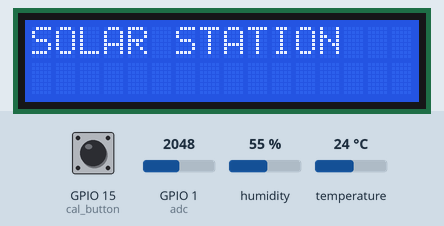
Bench run of a program on a simulated ESP32 board running MicroPython. Parts: 16×2 character LCD. Inputs (shaded band) come from the test bench; at power-on: GPIO 1 (adc) = 2048, GPIO 15 (cal_button) HIGH, humidity 55 %, temperature 24 °C (analog values on the 0–4095 scale). The board's own WiFi access point starts at once; library files of the repository ran but are not shown: i2c_lcd.py; what the program prints to the serial console is not drawn.

Above: at 1.3 s.
At 7.4 s:
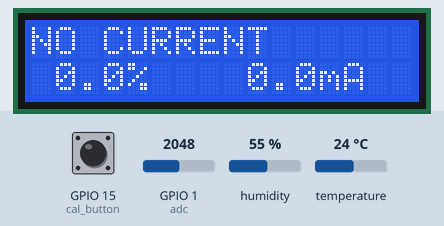
7.5 s: GPIO 1 (adc) set to 2078
At 11.3 s:
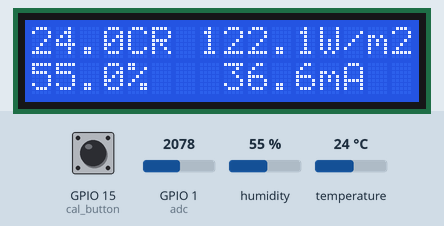
11.7 s: GPIO 1 (adc) set to 0
At 13.31 s:
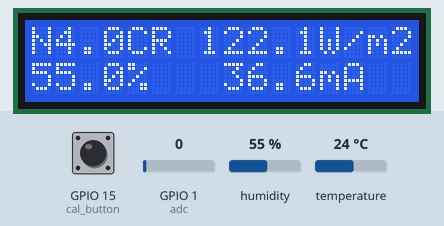
14.9 s: GPIO 15 (cal_button) pulled LOW for 1 s
At 16.0 s:
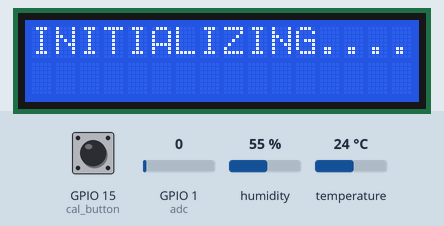
Timing chart, 0 to 17.9 s (numbered marks = the images above; inputs shaded):
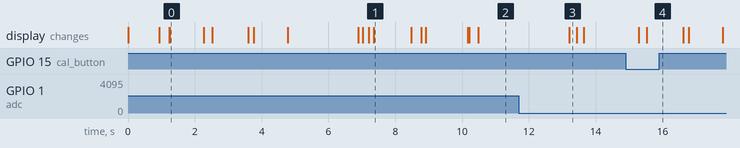

The program:

solar_meter.py
```python
from machine import Pin, ADC
from time import sleep, ticks_ms, ticks_diff
import i2c_lcd
import dht
import json
from wifi_server import WiFiServer

# Constantes como en Arduino original
DECIMAL_PRECISION = 2                    # decimal places for current value
MV_PER_AMP_VALUE = 1000                 # WCS2702 current module for 2.0A
MODULE_MIDDLE_VOLTAGE = 2500            # for 5V power supply
MODULE_SUPPLY_VOLTAGE = 5000            # 5V power supply in mV

# Solar Panel Specifications at STC (1000 W/m²)
SHORT_CIRCUIT_CURRENT_STC = 0.300       # Short Circuit Current in A
IRRADIATION_STC = 1000                  # W/m² at STC condition

# Configuración de pines
adc = ADC(Pin(1))                       # Current Analog Input Pin
adc.atten(ADC.ATTN_11DB)               # Full range: 0-3.3V
cal_button = Pin(15, Pin.IN, Pin.PULL_UP)  # Botón de calibración con pull-up
dht_sensor = dht.DHT22(Pin(4))          # DHT22 en GPIO4

class SolarMeter:
    def __init__(self):
        self.current_offset = 0
        self.current_sample_sum = 0
        self.current_sample_count = 0
        self.final_current = 0
        self.irradiation = 0
        self.temperature = 0
        self.humidity = 0
        self.lcd = i2c_lcd.LCD(scl_pin=22, sda_pin=21)
        self.wifi = WiFiServer()
        self.wifi.start()

    def read_dht(self):
        """Lee temperatura y humedad del DHT22"""
        try:
            dht_sensor.measure()
            self.temperature = dht_sensor.temperature()
            self.humidity = dht_sensor.humidity()
            return True
        except:
            print("Error leyendo DHT22")
            return False

    def read_raw_samples(self, num_samples=1000):
        """Lee muestras crudas del ADC como en Arduino"""
        current_sum = 0
        for _ in range(num_samples):
            raw = adc.read()
            # Convertir directamente como en Arduino
            adjusted = raw - ((MODULE_MIDDLE_VOLTAGE/MODULE_SUPPLY_VOLTAGE) * 4095)
            current_sum += adjusted
            sleep(0.001)
        return current_sum / num_samples

    def read_current(self):
        """Lee la corriente actual como en Arduino"""
        # Obtener promedio de 1000 muestras
        current_mean = self.read_raw_samples(1000)

        # Convertir a corriente como en Arduino
        self.final_current = (((current_mean / 4095) * MODULE_SUPPLY_VOLTAGE) / MV_PER_AMP_VALUE)

        # Aplicar offset
        self.final_current = self.final_current + self.current_offset
        return max(0, self.final_current)

    def calculate_irradiation(self, current):
        """Calcula irradiación como en Arduino"""
        if current < 0.0001:  # Si la corriente es muy baja
            return 0
        # Irradiation = (finalCurrent2/ShortCircuitCurrentSTC*1000)
        return (current / SHORT_CIRCUIT_CURRENT_STC) * IRRADIATION_STC

    def calibrate(self):
        """Calibra el offset como en Arduino"""
        self.lcd.clear()
        self.lcd.write("INITIALIZING....")
        print("Calibrating...")

        # Obtener promedio directamente
        current_mean = self.read_raw_samples(1000)

        # Calcular corriente sin offset
        current = (((current_mean / 4095) * MODULE_SUPPLY_VOLTAGE) / MV_PER_AMP_VALUE)

        # Establecer offset
        self.current_offset = -current

        self.lcd.clear()
        self.lcd.write("OFFSET DONE")
        print(f"Offset: {self.current_offset:.3f}")
        sleep(1)
        self.lcd.clear()

    def get_json_data(self):
        """Retorna datos en formato JSON"""
        return json.dumps({
            'current': self.final_current * 1000,  # en mA
            'irradiance': self.calculate_irradiation(self.final_current),  # Calcular en el momento
            'temperature': self.temperature,
            'humidity': self.humidity
        })

    def main_loop(self):
        self.lcd.clear()
        self.lcd.write("SOLAR STATION")
        sleep(1)

        # Calibración inicial
        self.calibrate()

        last_button = True  # Estado anterior del botón
        last_update = ticks_ms()
        last_dht_read = ticks_ms()

        while True:
            try:
                # Verificar botón
                button = cal_button.value()  # Lee el estado actual (0 = presionado, 1 = no presionado)
                if button == 0 and last_button == 1:  # Detecta el flanco de bajada (cuando se presiona)
                    print("Botón presionado - Recalibrando...")
                    self.calibrate()
                last_button = button

                # Actualizar cada 1 segundo
                now = ticks_ms()
                if ticks_diff(now, last_update) >= 1000:
                    # Leer valores
                    final_current = self.read_current()
                    irradiation = self.calculate_irradiation(final_current)

                    # Leer DHT22 cada 2 segundos
                    if ticks_diff(now, last_dht_read) >= 2000:
                        self.read_dht()
                        last_dht_read = now

                    # Enviar datos por WebSocket
                    self.wifi.broadcast(self.get_json_data())

                    # Debug
                    print(f"I: {final_current*1000:.2f}mA, W: {irradiation:.2f}W/m², T: {self.temperature:.1f}°C, H: {self.humidity:.1f}%")

                    # Display LCD
                    self.lcd.set_cursor(0, 0)
                    if final_current < 0.0001:
                        self.lcd.write("NO CURRENT      ")
                    else:
                        self.lcd.write(f"{self.temperature:>4.1f}C")
                        self.lcd.set_cursor(0, 6)
                        self.lcd.write(f"{irradiation:>6.1f}W/m2")

                    self.lcd.set_cursor(1, 0)
                    self.lcd.write(f"{self.humidity:>4.1f}%")
                    self.lcd.set_cursor(1, 6)
                    self.lcd.write(f"{final_current*1000:>6.1f}mA")

                    last_update = now

                # Manejar conexiones web
                self.wifi.handle_clients()

                sleep(0.01)

            except Exception as e:
                print(f"Error: {e}")
                sleep(1)

def main():
    meter = SolarMeter()
    meter.main_loop()

if __name__ == "__main__":
    main()
```

wifi_server.py
```python
import network
import socket
import json
from time import sleep

class WiFiServer:
    def __init__(self, ssid="SolarMeter", password="12345678"):
        self.ap = network.WLAN(network.AP_IF)
        self.ssid = ssid
        self.password = password
        self.socket = None
        self.current_data = {}

    def start(self):
        # Configurar AP
        self.ap.active(True)
        self.ap.config(essid=self.ssid, password=self.password)
        while not self.ap.active():
            sleep(0.1)

        # Configurar servidor web
        self.socket = socket.socket(socket.AF_INET, socket.SOCK_STREAM)
        self.socket.bind(('0.0.0.0', 80))
        self.socket.listen(5)
        self.socket.setblocking(False)
        print(f"AP activo. SSID: {self.ssid}, IP: {self.ap.ifconfig()[0]}")

    def handle_clients(self):
        """Maneja nuevas conexiones y datos de clientes"""
        try:
            # Verificar nuevas conexiones
            try:
                client, addr = self.socket.accept()
                print(f"Nueva conexión desde {addr}")

                # Leer la solicitud
                request = client.recv(1024).decode()

                # Determinar qué página servir
                if 'GET /data' in request:
                    self.serve_data(client)
                else:
                    self.serve_page(client)

                client.close()
            except:
                pass

        except Exception as e:
            print(f"Error manejando clientes: {e}")

    def broadcast(self, data):
        """Actualiza los datos actuales"""
        self.current_data = json.loads(data)

    def serve_data(self, client):
        """Envía los datos actuales como JSON"""
        response = json.dumps(self.current_data)
        client.send('HTTP/1.1 200 OK\n')
        client.send('Content-Type: application/json\n')
        client.send('Access-Control-Allow-Origin: *\n')
        client.send('Connection: close\n\n')
        client.send(response.encode())

    def serve_page(self, client):
        html = """
        <!DOCTYPE html>
        <html>
        <head>
            <title>Solar Meter</title>
            <meta name="viewport" content="width=device-width, initial-scale=1">
            <style>
                body {
                    font-family: Arial;
                    margin: 20px;
                    background-color: #f0f0f0;
                }
                .container {
                    max-width: 600px;
                    margin: 0 auto;
                    background: white;
                    padding: 20px;
                    border-radius: 10px;
                    box-shadow: 0 2px 5px rgba(0,0,0,0.1);
                }
                h1 {
                    color: #333;
                    text-align: center;
                }
                .value {
                    font-size: 24px;
                    margin: 15px 0;
                    padding: 10px;
                    background: #f8f8f8;
                    border-radius: 5px;
                    display: flex;
                    justify-content: space-between;
                    align-items: center;
                }
                .label {
                    color: #666;
                }
                .number {
                    font-weight: bold;
                    color: #333;
                }
                .status {
                    text-align: center;
                    color: #666;
                    margin-top: 20px;
                    font-size: 14px;
                }
            </style>
        </head>
        <body>
            <div class="container">
                <h1>Solar Meter</h1>
                <div class="value">
                    <span class="label">Corriente:</span>
                    <span class="number"><span id="current">--</span> mA</span>
                </div>
                <div class="value">
                    <span class="label">Irradiancia:</span>
                    <span class="number"><span id="irradiance">--</span> W/m&sup2;</span>
                </div>
                <div class="value">
                    <span class="label">Temperatura:</span>
                    <span class="number"><span id="temp">--</span> &deg;C</span>
                </div>
                <div class="value">
                    <span class="label">Humedad:</span>
                    <span class="number"><span id="humidity">--</span> %</span>
                </div>
                <div class="status" id="status">Conectando...</div>
            </div>

            <script>
                let failedAttempts = 0;
                const status = document.getElementById('status');

                function updateValues() {
                    fetch('/data')
                        .then(response => response.json())
                        .then(data => {
                            document.getElementById('current').textContent = data.current.toFixed(1);
                            document.getElementById('irradiance').textContent = data.irradiance.toFixed(1);
                            document.getElementById('temp').textContent = data.temperature.toFixed(1);
                            document.getElementById('humidity').textContent = data.humidity.toFixed(1);
                            status.textContent = 'Conectado - Actualizando en vivo';
                            status.style.color = '#4CAF50';
                            failedAttempts = 0;
                        })
                        .catch(error => {
                            failedAttempts++;
                            status.textContent = `Error de conexión (intento ${failedAttempts})`;
                            status.style.color = '#f44336';
                        });
                }

                // Actualizar cada segundo
                setInterval(updateValues, 1000);
                updateValues();  // Primera actualización
            </script>
        </body>
        </html>
        """
        client.send('HTTP/1.1 200 OK\n')
        client.send('Content-Type: text/html\n')
        client.send('Connection: close\n\n')
        client.send(html.encode())
```

Measured:
- the behaviour switches between 2048 and 2049 on GPIO 1 (adc) (found by bisection; images 1 and 2)
- after the input at 7.5 s, the display: first changes after 0.98 s (image 2 shows a later state)
- after the input at 11.7 s, the display: changes after 1.5 s (image 3)
- after the input at 14.9 s, the display: first changes after 0.38 s (image 4 shows a later state)
- what the display in image 0 shows lasts 1.0 s, from 1.3 s to 2.3 s
